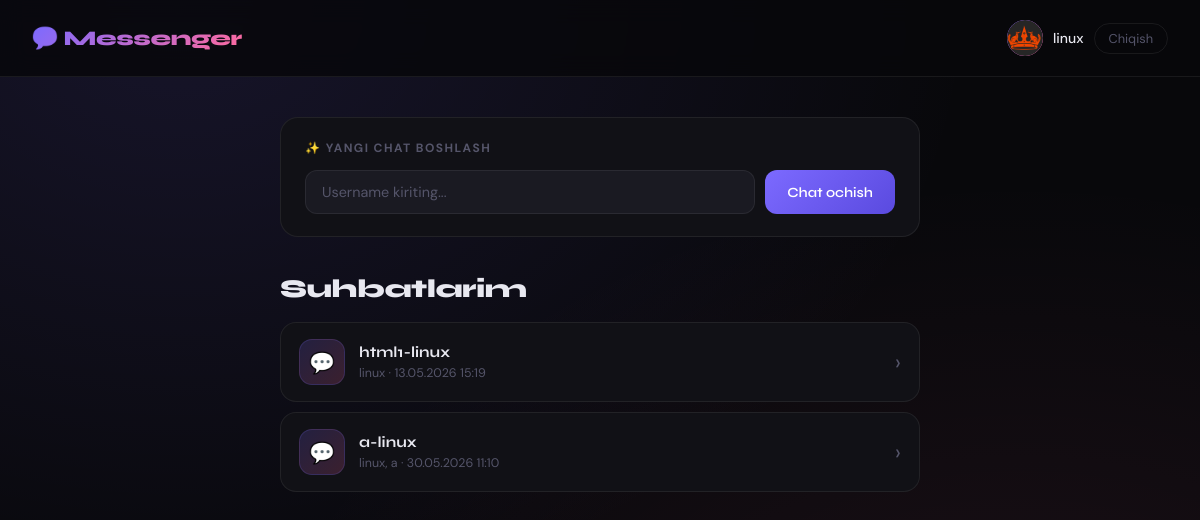
The app's page / (signed in) with its own data.
### user/models.py (models this page shows, shortened)
class Profile(models.Model):
    user = models.OneToOneField(User, on_delete=models.CASCADE)
    image = models.ImageField(upload_to='user_photos/')

### blog/models.py (models this page shows, shortened)
class Chat(models.Model):
    name = models.CharField(max_length=100)
    participants = models.ManyToManyField(User, related_name='chats')
    created_at = models.DateTimeField(auto_now_add=True)

### blog/views.py (the view, shortened to what this page needs)
# urls.py: path('', views.chat_list, name='chat_list'),
def chat_list(request):
    if not request.user.is_authenticated:
        return redirect('login')
    chats = Chat.objects.filter(participants=request.user)
    context = {'chats': chats}
    return render(request, 'chat_list.html', context,)

### templates/chat_list.html (shortened to what this page needs)
<!DOCTYPE html>
<html lang="uz">
<head>
</head>
<body>
    <header>
        <div class="logo">💬 Messenger</div>
        <div class="user-badge">
            {% if request.user.profile.image %}
                <a href="{% url 'porofil' request.user.id %}" class="avatar">
                    <img src="{{ request.user.profile.image.url }}" alt="avatar">
                </a>
            {% else %}
                <a href="{% url 'porofil' request.user.id %}" class="avatar">
                    {{ request.user.username|slice:":1"|upper }}
                </a>
            {% endif %}
            <a href="{% url 'porofil' request.user.id %}" class="user-name">{{ request.user.username }}</a>
            <a href="{% url 'logout' %}" class="logout-link">Chiqish</a>
        </div>
    </header>
    <main>
        <div class="create-section">
            <h2>✨ Yangi chat boshlash</h2>
            <form method="POST" class="create-form">
                <input type="text" name="username" placeholder="Username kiriting..." required>
                <button type="submit" class="btn-primary">Chat ochish</button>
            </form>
        </div>
        <h1 class="section-title">Suhbatlarim</h1>
        <ul class="chat-list">
            {% for chat in chats %}
                <li class="chat-item">
                    <a href="{% url 'chat_messages' chat.id %}" class="chat-link">
                        <div class="chat-icon">💬</div>
                        <div class="chat-info">
                            <div class="chat-name">{{ chat.name }}</div>
                            <div class="chat-meta">
                                {% for p in chat.participants.all %}{{ p.username }}{% if not forloop.last %}, {% endif %}{% endfor %}
                                · {{ chat.created_at|date:"d.m.Y H:i" }}
                            </div>
                        </div>
                        <span class="chat-arrow">›</span>
                    </a>
                </li>
            {% empty %}
                <li class="empty-state">
                    <div class="icon">🌙</div>
                    <p>Hali hech qanday suhbat yo'q.<br>Yuqoridan yangi chat boshlang!</p>
                </li>
            {% endfor %}
        </ul>
    </main>
</body>
</html>

### templates/chat_list.html (style rules this page uses)
:root { --bg: #08080b; --surface: #111116; --surface2: #1a1a22; --accent: #7c6aff; --accent2: #ff6a9e; --text: #e8e8f0; --muted: #55556a; --border: rgba(255,255,255,0.07); }
* { margin: 0; padding: 0; box-sizing: border-box; }
body { font-family: 'DM Sans', sans-serif; background: var(--bg); color: var(--text); min-height: 100vh; background-image: radial-gradient(ellipse at 15% 0%, rgba(124,106,255,0.13) 0%, transparent 55%), radial-gradient(ellipse at 85% 100%, rgba(255,106,158,0.09) 0%, transparent 55%); }
header { padding: 20px 32px; display: flex; align-items: center; justify-content: space-between; border-bottom: 1px solid var(--border); backdrop-filter: blur(12px); position: sticky; top: 0; z-index: 10; background: rgba(8,8,11,0.85); }
.logo { font-family: 'Syne', sans-serif; font-size: 1.3rem; font-weight: 800; background: linear-gradient(135deg, var(--accent), var(--accent2)); -webkit-background-clip: text; -webkit-text-fill-color: transparent; letter-spacing: -0.02em; }
.user-badge { display: flex; align-items: center; gap: 10px; }
.avatar { width: 36px; height: 36px; border-radius: 50%; background: linear-gradient(135deg, var(--accent), var(--accent2)); display: flex; align-items: center; justify-content: center; font-family: 'Syne', sans-serif; font-weight: 700; font-size: 0.9rem; color: #fff; flex-shrink: 0; text-decoration: none; overflow: hidden; }
.avatar img { width: 100%; height: 100%; border-radius: 50%; object-fit: cover; }
.user-name { color: var(--text); text-decoration: none; font-size: 0.875rem; font-weight: 500; transition: color 0.2s; }
.logout-link { color: var(--muted); text-decoration: none; font-size: 0.8rem; padding: 6px 14px; border: 1px solid var(--border); border-radius: 20px; transition: all 0.2s; }
main { max-width: 680px; margin: 0 auto; padding: 40px 20px; }
.create-section { background: var(--surface); border: 1px solid var(--border); border-radius: 18px; padding: 22px 24px; margin-bottom: 36px; }
.create-section h2 { font-size: 0.75rem; text-transform: uppercase; letter-spacing: 0.12em; color: var(--muted); margin-bottom: 14px; }
.create-form { display: flex; gap: 10px; }
.create-form input { flex: 1; background: var(--surface2); border: 1px solid var(--border); border-radius: 12px; padding: 12px 16px; color: var(--text); font-family: 'DM Sans', sans-serif; font-size: 0.9rem; outline: none; transition: border-color 0.2s; }
.create-form input::placeholder { color: var(--muted); }
.btn-primary { background: linear-gradient(135deg, var(--accent), #5a4adf); color: #fff; border: none; border-radius: 12px; padding: 12px 22px; font-family: 'Syne', sans-serif; font-size: 0.875rem; font-weight: 600; cursor: pointer; white-space: nowrap; transition: opacity 0.2s, transform 0.15s; }
.section-title { font-family: 'Syne', sans-serif; font-size: 1.6rem; font-weight: 800; margin-bottom: 18px; letter-spacing: -0.02em; }
.chat-list { list-style: none; display: flex; flex-direction: column; gap: 10px; }
.chat-item { background: var(--surface); border: 1px solid var(--border); border-radius: 16px; overflow: hidden; transition: border-color 0.2s, transform 0.2s, box-shadow 0.2s; animation: fadeUp 0.4s ease both; }
.chat-item:nth-child(1) { animation-delay: 0.05s; }
.chat-item:nth-child(2) { animation-delay: 0.10s; }
.chat-link { display: flex; align-items: center; gap: 14px; padding: 16px 18px; text-decoration: none; color: var(--text); }
.chat-icon { width: 46px; height: 46px; border-radius: 13px; background: linear-gradient(135deg, rgba(124,106,255,0.18), rgba(255,106,158,0.18)); border: 1px solid rgba(124,106,255,0.18); display: flex; align-items: center; justify-content: center; font-size: 1.3rem; flex-shrink: 0; }
.chat-info { flex: 1; min-width: 0; }
.chat-name { font-family: 'Syne', sans-serif; font-weight: 700; font-size: 0.95rem; margin-bottom: 4px; white-space: nowrap; overflow: hidden; text-overflow: ellipsis; }
.chat-meta { font-size: 0.78rem; color: var(--muted); }
.chat-arrow { color: var(--muted); font-size: 1.4rem; flex-shrink: 0; transition: color 0.2s, transform 0.2s; }

### records on screen
Chat: name "html1-linux", created_at "13.05.2026 15:19"
Chat: name "a-linux", created_at "30.05.2026 11:10"

### other values on screen
{{ request.user.username }} "linux"
{{ p.username }} "linux"
{{ p.username }} "a"
